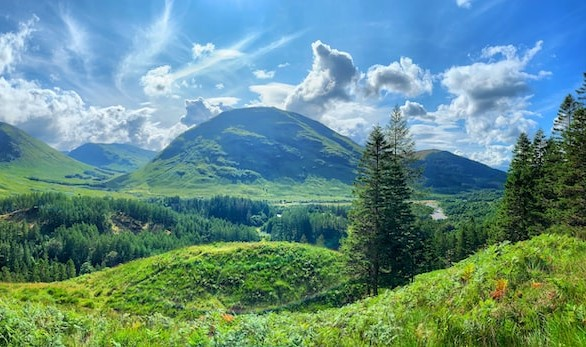
#> input picture Assignments/assignment 5/pana1.jpeg, 586 x 347 px
$ jupyter execute Pana.ipynb
#> lines starting #> are read from the running program, lines starting #| are printed output that depends on the picture
[cell 1]
import cv2
import numpy as np

[cell 2]
img_1 = cv2.imread("pana1.jpeg")
#> img_1 is the input picture: shape (347, 586, 3); mean B, G, R 136.1, 142.2, 99.7
img_2 = cv2.imread("pana2.jpeg")
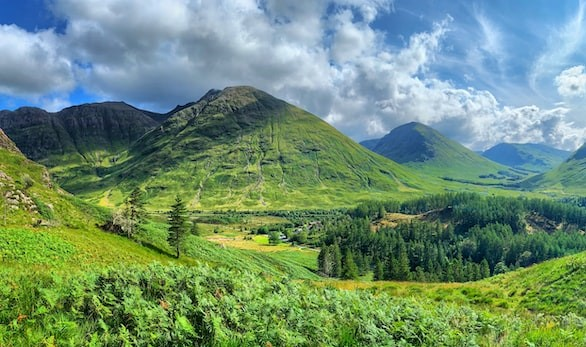
#> input picture Assignments/assignment 5/pana2.jpeg, 586 x 347 px
#> img_2 is the input picture: shape (347, 586, 3); mean B, G, R 116.6, 143.9, 111.4

imgs = []

imgs.append(cv2.imread("pana1.jpeg"))
imgs.append(cv2.imread("pana2.jpeg"))
stitchy=cv2.Stitcher.create()
(dummy,output)=stitchy.stitch(imgs)
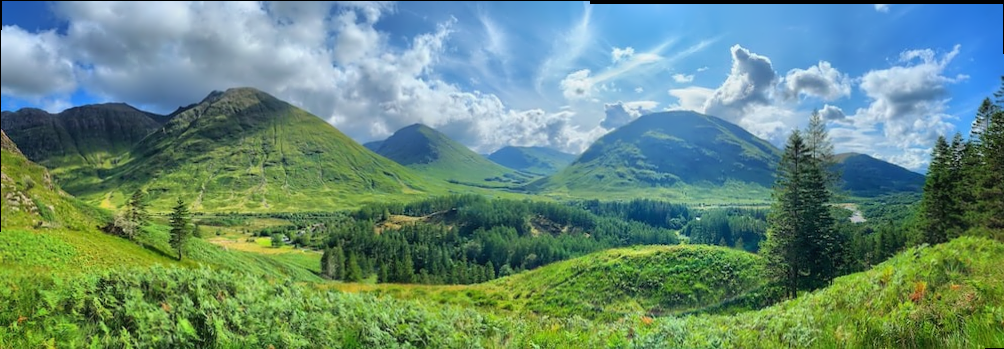
#> output: shape (349, 1004, 3); mean of channels 0, 1, 2 122.1, 139.4, 102.7; drawn as B, G, R
#> dummy = 0

if dummy != cv2.STITCHER_OK:

    print("stitching unsuccessful")
else:
    print('Your Panorama is ready!!!')


cv2.imshow('final result',output)


cv2.imshow("first image", img_1)
cv2.imshow("second image", img_2)
cv2.waitKey(0)
cv2.destroyAllWindows()
